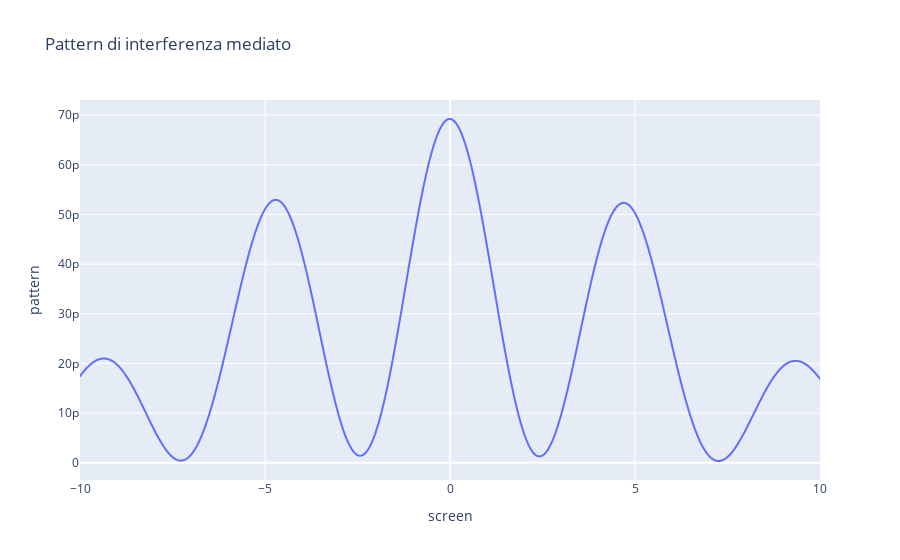

Notebook cell for this chart:
### Code cell
fig.show()

### Figure 1 — Plotly figure (JSON) as saved in the notebook; plotly's stock layout.template omitted (floating-point values rounded to 4 significant figures; data arrays with more than 128 entries replaced by an {"elided": "..."} marker saying what was removed)
{"data": [{"hovertemplate": "screen=%{x}<br>pattern=%{y}<extra></extra>", "legendgroup": "", "line": {"color": "#636efa", "dash": "solid"}, "marker": {"symbol": "circle"}, "mode": "lines", "name": "", "showlegend": false, "type": "scattergl", "x": {"elided": "1001 float values"}, "xaxis": "x", "y": {"elided": "1001 float values"}, "yaxis": "y"}], "layout": {"legend": {"tracegroupgap": 0}, "title": {"text": "Pattern di interferenza mediato"}, "xaxis": {"anchor": "y", "domain": [0, 1], "title": {"text": "screen"}}, "yaxis": {"anchor": "x", "domain": [0, 1], "title": {"text": "pattern"}}}}
